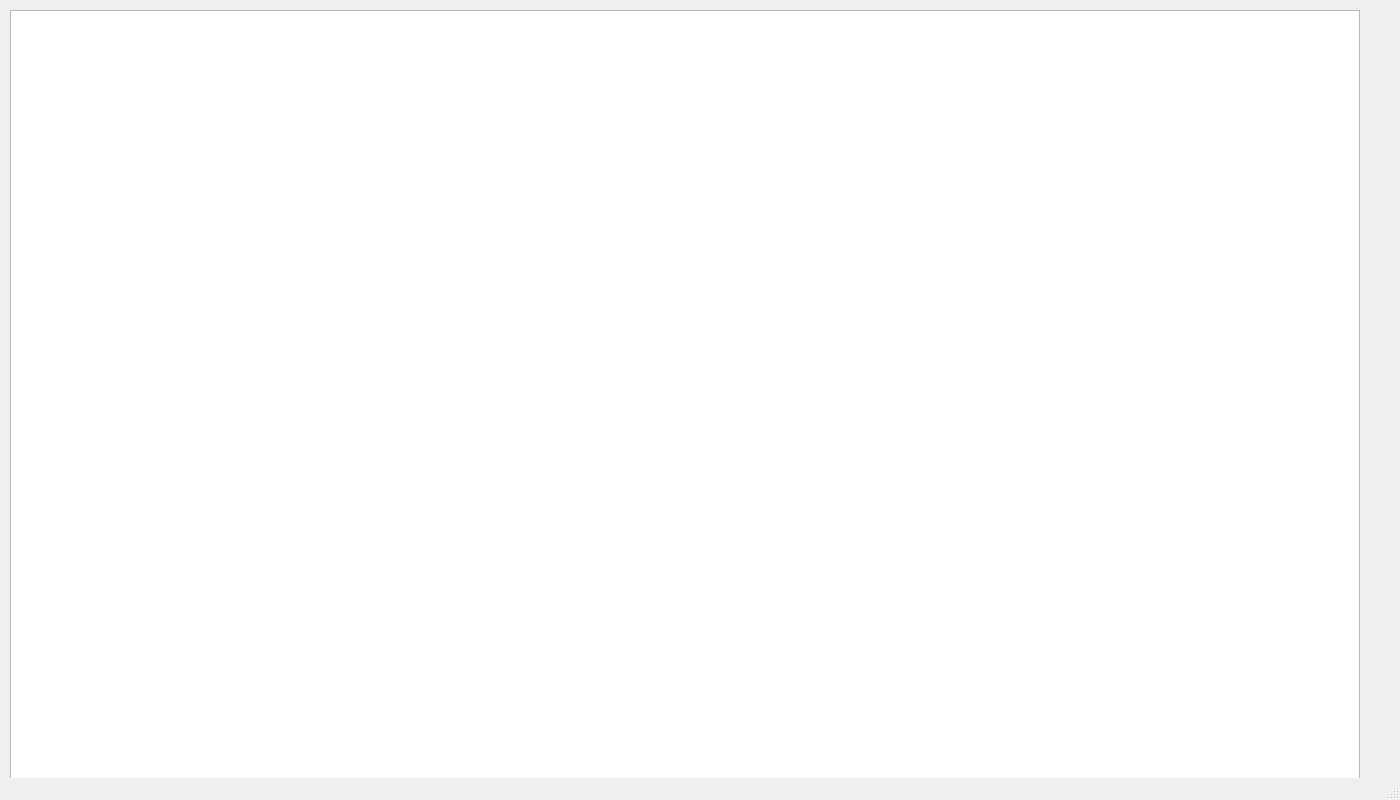
<?xml version="1.0" encoding="UTF-8"?>
<ui version="4.0">
 <class>Nivel2</class>
 <widget class="QMainWindow" name="Nivel2">
  <property name="geometry">
   <rect>
    <x>0</x>
    <y>0</y>
    <width>1400</width>
    <height>800</height>
   </rect>
  </property>
  <property name="windowTitle">
   <string>MainWindow</string>
  </property>
  <widget class="QWidget" name="centralwidget">
   <widget class="QGraphicsView" name="graphicsView">
    <property name="geometry">
     <rect>
      <x>10</x>
      <y>10</y>
      <width>1350</width>
      <height>770</height>
     </rect>
    </property>
   </widget>
  </widget>
  <widget class="QMenuBar" name="menubar">
   <property name="geometry">
    <rect>
     <x>0</x>
     <y>0</y>
     <width>1400</width>
     <height>22</height>
    </rect>
   </property>
  </widget>
  <widget class="QStatusBar" name="statusbar"/>
 </widget>
 <resources/>
 <connections/>
</ui>
